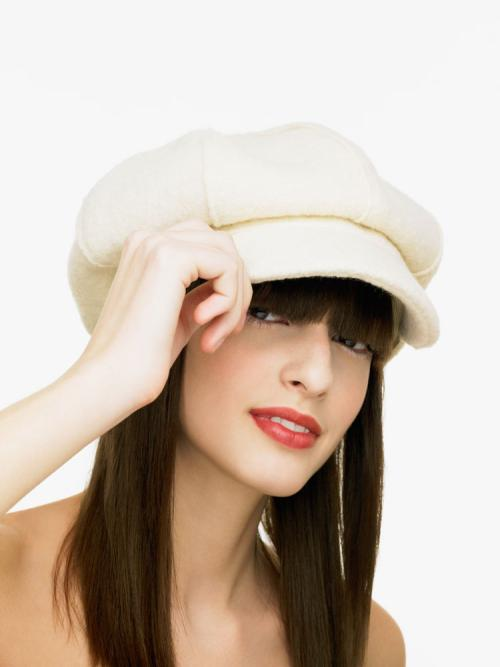
#> input picture penguin.jpg, 500 x 667 px
$ python -i kcftracker.py   (imports and definitions only)
#> lines starting #> are read from the running program, lines starting #| are printed output that depends on the picture
import numpy as np
import cv2

import fhog


# ffttools
# [5 lines left out: function fftd, not called in this run]


def real(img):
    return img[:, :, 0]


def imag(img):
    return img[:, :, 1]


# [25 lines left out: functions complexMultiplication, complexDivision, rearrange, not called in this run]


# recttools
def x2(rect):
    return rect[0] + rect[2]


def y2(rect):
    return rect[1] + rect[3]


def limit(rect, limit):
    if (rect[0] + rect[2] > limit[0] + limit[2]):
        rect[2] = limit[0] + limit[2] - rect[0]
    if (rect[1] + rect[3] > limit[1] + limit[3]):
        rect[3] = limit[1] + limit[3] - rect[1]
    if (rect[0] < limit[0]):
        rect[2] -= (limit[0] - rect[0])
        rect[0] = limit[0]
    if (rect[1] < limit[1]):
        rect[3] -= (limit[1] - rect[1])
        rect[1] = limit[1]
    if (rect[2] < 0):
        rect[2] = 0
    if (rect[3] < 0):
        rect[3] = 0
    return rect


# [8 lines left out: function getBorder, not called in this run]


def subwindow(img, window, borderType=cv2.BORDER_CONSTANT):
    cutWindow = [x for x in window]
    limit(cutWindow, [0, 0, img.shape[1], img.shape[0]])  # modify cutWindow
    assert (cutWindow[2] > 0 and cutWindow[3] > 0)
    border = getBorder(window, cutWindow)
    res = img[cutWindow[1]:cutWindow[1] + cutWindow[3], cutWindow[0]:cutWindow[0] + cutWindow[2]]

    if (border != [0, 0, 0, 0]):
        res = cv2.copyMakeBorder(res, border[1], border[3], border[0], border[2], borderType)
    return res


# KCF tracker
class KCFTracker:
    def __init__(self, hog=False, fixed_window=True, multiscale=False):
        self.lambdar = 0.0001  # regularization
        self.padding = 2.5  # extra area surrounding the target
        self.output_sigma_factor = 0.125  # bandwidth of gaussian target

        if (hog):  # HOG feature
            # VOT
            self.interp_factor = 0.012  # linear interpolation factor for adaptation
            self.sigma = 0.6  # gaussian kernel bandwidth
            # TPAMI   #interp_factor = 0.02   #sigma = 0.5
            self.cell_size = 4  # HOG cell size
            self._hogfeatures = True
        else:  # raw gray-scale image # aka CSK tracker
            self.interp_factor = 0.075
            self.sigma = 0.2
            self.cell_size = 1
            self._hogfeatures = False

        if (multiscale):
            self.template_size = 96  # template size
            self.scale_step = 1.05  # scale step for multi-scale estimation
            self.scale_weight = 0.96  # to downweight detection scores of other scales for added stability
        elif (fixed_window):
            self.template_size = 96
            self.scale_step = 1
        else:
            self.template_size = 1
            self.scale_step = 1

        self._tmpl_sz = [0, 0]  # cv::Size, [width,height]  #[int,int]
        self._roi = [0., 0., 0., 0.]  # cv::Rect2f, [x,y,width,height]  #[float,float,float,float]
        self.size_patch = [0, 0, 0]  # [int,int,int]
        self._scale = 1.  # float
        self._alphaf = None  # numpy.ndarray    (size_patch[0], size_patch[1], 2)
        self._prob = None  # numpy.ndarray    (size_patch[0], size_patch[1], 2)
        self._tmpl = None  # numpy.ndarray    raw: (size_patch[0], size_patch[1])   hog: (size_patch[2], size_patch[0]*size_patch[1])
        self.hann = None  # numpy.ndarray    raw: (size_patch[0], size_patch[1])   hog: (size_patch[2], size_patch[0]*size_patch[1])

    def subPixelPeak(self, left, center, right):
        divisor = 2 * center - right - left  # float
        return (0 if abs(divisor) < 1e-3 else 0.5 * (right - left) / divisor)

    # [51 lines left out: functions createHanningMats, createGaussianPeak, gaussianCorrelation, not called in this run]

    def getFeatures(self, image, inithann, scale_adjust=1.0):
        extracted_roi = [0, 0, 0, 0]  # [int,int,int,int]
        cx = self._roi[0] + self._roi[2] / 2  # float
        cy = self._roi[1] + self._roi[3] / 2  # float

        if (inithann):
            padded_w = self._roi[2] * self.padding
            padded_h = self._roi[3] * self.padding

            if (self.template_size > 1):
                if (padded_w >= padded_h):
                    self._scale = padded_w / float(self.template_size)
                else:
                    self._scale = padded_h / float(self.template_size)
                self._tmpl_sz[0] = int(padded_w / self._scale)
                self._tmpl_sz[1] = int(padded_h / self._scale)
            else:
                self._tmpl_sz[0] = int(padded_w)
                self._tmpl_sz[1] = int(padded_h)
                self._scale = 1.

            if (self._hogfeatures):
                self._tmpl_sz[0] = int(self._tmpl_sz[0]) // (
                2 * self.cell_size) * 2 * self.cell_size + 2 * self.cell_size
                self._tmpl_sz[1] = int(self._tmpl_sz[1]) // (
                2 * self.cell_size) * 2 * self.cell_size + 2 * self.cell_size
            else:
                self._tmpl_sz[0] = int(self._tmpl_sz[0]) // 2 * 2
                self._tmpl_sz[1] = int(self._tmpl_sz[1]) // 2 * 2

        extracted_roi[2] = int(scale_adjust * self._scale * self._tmpl_sz[0])
        extracted_roi[3] = int(scale_adjust * self._scale * self._tmpl_sz[1])
        extracted_roi[0] = int(cx - extracted_roi[2] / 2)
        extracted_roi[1] = int(cy - extracted_roi[3] / 2)

        z = subwindow(image, extracted_roi, cv2.BORDER_REPLICATE)
        if (z.shape[1] != self._tmpl_sz[0] or z.shape[0] != self._tmpl_sz[1]):
            z = cv2.resize(z, tuple(self._tmpl_sz))

        if (self._hogfeatures):
            mapp = {'sizeX': 0, 'sizeY': 0, 'numFeatures': 0, 'map': 0}
            mapp = fhog.getFeatureMaps(z, self.cell_size, mapp)
            mapp = fhog.normalizeAndTruncate(mapp, 0.2)
            mapp = fhog.PCAFeatureMaps(mapp)
            self.size_patch = list(map(int, [mapp['sizeY'], mapp['sizeX'], mapp['numFeatures']]))
            FeaturesMap = mapp['map'].reshape((self.size_patch[0] * self.size_patch[1],
                                               self.size_patch[2])).T  # (size_patch[2], size_patch[0]*size_patch[1])
        else:
            if (z.ndim == 3 and z.shape[2] == 3):
                FeaturesMap = cv2.cvtColor(z,
                                           cv2.COLOR_BGR2GRAY)  # z:(size_patch[0], size_patch[1], 3)  FeaturesMap:(size_patch[0], size_patch[1])   #np.int8  #0~255
            elif (z.ndim == 2):
                FeaturesMap = z  # (size_patch[0], size_patch[1]) #np.int8  #0~255
            FeaturesMap = FeaturesMap.astype(np.float32) / 255.0 - 0.5
            self.size_patch = [z.shape[0], z.shape[1], 1]

        if (inithann):
            self.createHanningMats()  # createHanningMats need size_patch

        FeaturesMap = self.hann * FeaturesMap
        return FeaturesMap

    # [31 lines left out: functions detect, train, init, not called in this run]

    def update(self, image):
        if (self._roi[0] + self._roi[2] <= 0):  self._roi[0] = -self._roi[2] + 1
        if (self._roi[1] + self._roi[3] <= 0):  self._roi[1] = -self._roi[2] + 1
        if (self._roi[0] >= image.shape[1] - 1):  self._roi[0] = image.shape[1] - 2
        if (self._roi[1] >= image.shape[0] - 1):  self._roi[1] = image.shape[0] - 2

        cx = self._roi[0] + self._roi[2] / 2.
        cy = self._roi[1] + self._roi[3] / 2.

        loc, peak_value = self.detect(self._tmpl, self.getFeatures(image, 0, 1.0))

        if (self.scale_step != 1):
            # Test at a smaller _scale
            new_loc1, new_peak_value1 = self.detect(self._tmpl, self.getFeatures(image, 0, 1.0 / self.scale_step))
            # Test at a bigger _scale
            new_loc2, new_peak_value2 = self.detect(self._tmpl, self.getFeatures(image, 0, self.scale_step))

            if (self.scale_weight * new_peak_value1 > peak_value and new_peak_value1 > new_peak_value2):
                loc = new_loc1
                peak_value = new_peak_value1
                self._scale /= self.scale_step
                self._roi[2] /= self.scale_step
                self._roi[3] /= self.scale_step
            elif (self.scale_weight * new_peak_value2 > peak_value):
                loc = new_loc2
                peak_value = new_peak_value2
                self._scale *= self.scale_step
                self._roi[2] *= self.scale_step
                self._roi[3] *= self.scale_step

        self._roi[0] = cx - self._roi[2] / 2.0 + loc[0] * self.cell_size * self._scale
        self._roi[1] = cy - self._roi[3] / 2.0 + loc[1] * self.cell_size * self._scale

        if (self._roi[0] >= image.shape[1] - 1):  self._roi[0] = image.shape[1] - 1
        if (self._roi[1] >= image.shape[0] - 1):  self._roi[1] = image.shape[0] - 1
        if (self._roi[0] + self._roi[2] <= 0):  self._roi[0] = -self._roi[2] + 2
        if (self._roi[1] + self._roi[3] <= 0):  self._roi[1] = -self._roi[3] + 2
        assert (self._roi[2] > 0 and self._roi[3] > 0)

        x = self.getFeatures(image, 0, 1.0)
        self.train(x, self.interp_factor)

        return self._roi

>>> import cv2
>>> picture = cv2.imread('penguin.jpg', cv2.IMREAD_GRAYSCALE)
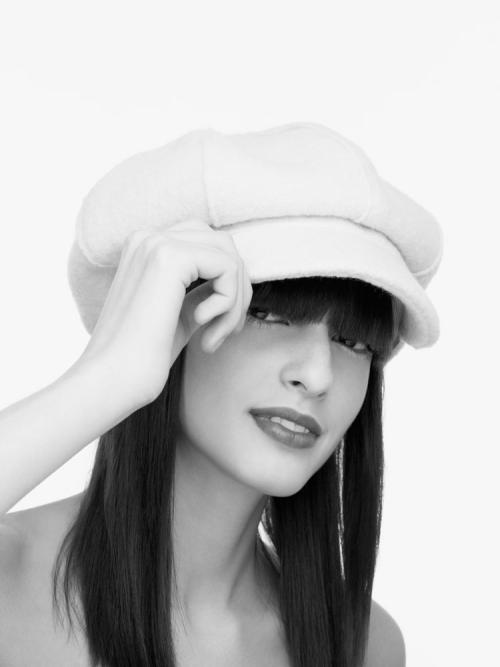
#> picture: shape (667, 500); min 0, max 255, mean 191.7
>>> result = KCFTracker().update(picture)
#> (the run stopped early here; a loop or call above may not have finished)
